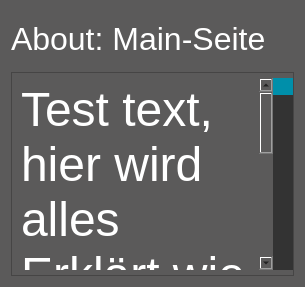
               <widget class="QWidget" name="page_about_main">
                <property name="styleSheet">
                 <string notr="true">background:rgb(91,90,90);</string>
                </property>
                <layout class="QGridLayout" name="gridLayout_3">
                 <item row="0" column="0">
                  <widget class="QLabel" name="lab_about_main">
                   <property name="minimumSize">
                    <size>
                     <width>0</width>
                     <height>55</height>
                    </size>
                   </property>
                   <property name="maximumSize">
                    <size>
                     <width>16777215</width>
                     <height>55</height>
                    </size>
                   </property>
                   <property name="font">
                    <font>
                     <family>Segoe UI</family>
                     <pointsize>24</pointsize>
                    </font>
                   </property>
                   <property name="styleSheet">
                    <string notr="true">color:rgb(255,255,255);</string>
                   </property>
                   <property name="text">
                    <string>About: Main-Seite</string>
                   </property>
                  </widget>
                 </item>
                 <item row="1" column="0">
                  <widget class="QFrame" name="frame_about_main">
                   <property name="frameShape">
                    <enum>QFrame::StyledPanel</enum>
                   </property>
                   <property name="frameShadow">
                    <enum>QFrame::Raised</enum>
                   </property>
                   <layout class="QHBoxLayout" name="horizontalLayout_28">
                    <property name="spacing">
                     <number>0</number>
                    </property>
                    <property name="leftMargin">
                     <number>5</number>
                    </property>
                    <property name="topMargin">
                     <number>5</number>
                    </property>
                    <property name="rightMargin">
                     <number>0</number>
                    </property>
                    <property name="bottomMargin">
                     <number>5</number>
                    </property>
                    <item>
                     <widget class="QTextEdit" name="text_about_main">
                      <property name="enabled">
                       <bool>true</bool>
                      </property>
                      <property name="font">
                       <font>
                        <family>Segoe UI</family>
                        <pointsize>10</pointsize>
                       </font>
                      </property>
                      <property name="styleSheet">
                       <string notr="true">color:rgb(255,255,255);</string>
                      </property>
                      <property name="frameShape">
                       <enum>QFrame::NoFrame</enum>
                      </property>
                      <property name="frameShadow">
                       <enum>QFrame::Plain</enum>
                      </property>
                      <property name="readOnly">
                       <bool>true</bool>
                      </property>
                      <property name="html">
                       <string>&lt;!DOCTYPE HTML PUBLIC &quot;-//W3C//DTD HTML 4.0//EN&quot; &quot;http://www.w3.org/TR/REC-html40/strict.dtd&quot;&gt;
&lt;html&gt;&lt;head&gt;&lt;meta name=&quot;qrichtext&quot; content=&quot;1&quot; /&gt;&lt;style type=&quot;text/css&quot;&gt;
p, li { white-space: pre-wrap; }
&lt;/style&gt;&lt;/head&gt;&lt;body style=&quot; font-family:'Segoe UI'; font-size:10pt; font-weight:400; font-style:normal;&quot;&gt;
&lt;p style=&quot; margin-top:0px; margin-bottom:0px; margin-left:0px; margin-right:0px; -qt-block-indent:0; text-indent:0px;&quot;&gt;&lt;span style=&quot; font-size:36pt;&quot;&gt;Test text, hier wird alles Erklärt wie die spezifische Seite funktioniert&lt;/span&gt;&lt;/p&gt;&lt;/body&gt;&lt;/html&gt;</string>
                      </property>
                      <property name="textInteractionFlags">
                       <set>Qt::TextBrowserInteraction</set>
                      </property>
                     </widget>
                    </item>
                    <item>
                     <widget class="QScrollBar" name="scroll_about_main">
                      <property name="styleSheet">
                       <string notr="true">QScrollBar:vertical {
	background:rgb(51,51,51);
    width:20px;
    margin: 0px 0px 0px 0px;
}
QScrollBar::handle:vertical {
    background:rgb(0,143,170);
}
QScrollBar::add-page:vertical {
 	background:rgb(51,51,51);
}
QScrollBar::sub-page:vertical {
 	background:rgb(51,51,51);
}</string>
                      </property>
                      <property name="orientation">
                       <enum>Qt::Vertical</enum>
                      </property>
                     </widget>
                    </item>
                   </layout>
                  </widget>
                 </item>
                </layout>
               </widget>
